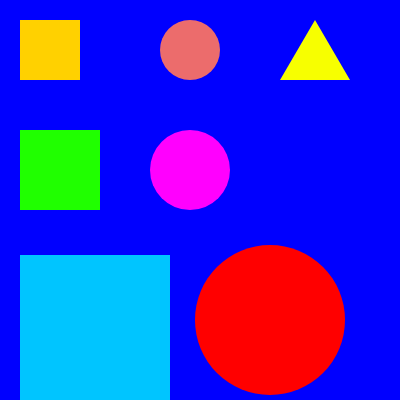
Frame 1 (no input)
Frame 60 (no input): identical to frame 1, image omitted
Frame 120 (the mouse pressed at the canvas centre since frame 60): identical to frame 1, image omitted

The p5.js sketch that drew this single still picture (run headless with seeded random() and noise() and a simulated clock; from frame 60 on, the mouse is pressed at the canvas centre):

// p5.js sketch
// ── sketch.js
function setup() {
  createCanvas(400, 400);
}

function draw() {
 background(0,0,255)
  
let c = color('rgb(255,209,0)');
fill(c);
noStroke();
square(20, 20, 60);

c = color('rgb(32,255,0)');
fill(c);
noStroke();
square(20, 130, 80);
  
c = color('rgb(0,197,255)')
fill(c);
noStroke();
square(20,255,150);

c = color('rgb(236,108,108)');
fill(c);
noStroke();
circle(190,50,60)
  
c = color('rgb(255,0,254)');
fill(c);
noStroke();
circle(190,170,80);

c = color('rgb(255,0,0)');
fill(c);
noStroke();
circle(270,320,150);
  
c = color('rgb(247,255,0)');
fill(c);
noStroke();
triangle(280,80,315,20,350,80)}
